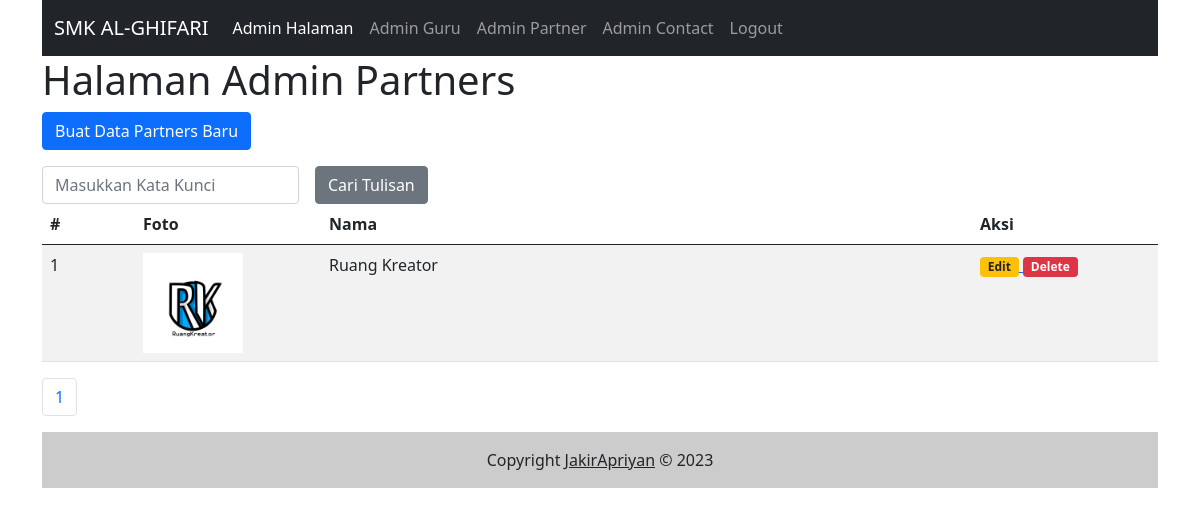
Screenshot of /admin/partners.php with the database file from the repository.
### tables this page shows
CREATE TABLE `partners` (
  `id` int(11) NOT NULL,
  `nama` varchar(255) NOT NULL,
  `foto` varchar(255) NOT NULL,
  `isi` text NOT NULL,
  `tgl_isi` timestamp NOT NULL DEFAULT current_timestamp()
);

### inc/inc_fungsi.php (called while the page is built, shortened)
<?php
function partners_foto($id)
{
    global $koneksi;
    $sql1   = "select * from partners where id = '$id'";
    $q1     = mysqli_query($koneksi, $sql1);
    $r1     = mysqli_fetch_array($q1);
    $foto   = $r1['foto'];
    if ($foto) {
        return $foto;
    } else {
        return '../gambar/logo1.jpg';
    }
}

### admin/partners.php (the view, shortened to what this page needs)
<?php include("inc_header.php") ?>
<?php
$katakunci = (isset($_GET['katakunci'])) ? $_GET['katakunci'] : "";
?>
<h1>Halaman Admin Partners</h1>
<p>
    <a href="partners_input.php">
        <input type="button" class="btn btn-primary" value="Buat Data Partners Baru" />
    </a>
</p>
<form class="row g-3" method="get">
    <div class="col-auto">
        <input type="text" class="form-control" placeholder="Masukkan Kata Kunci" name="katakunci" value="<?php echo $katakunci ?>" />
    </div>
    <div class="col-auto">
        <input type="submit" name="cari" value="Cari Tulisan" class="btn btn-secondary" />
    </div>
</form>
<table class="table table-striped">
    <thead>
        <tr>
            <th class="col-1">#</th>
            <th class="col-2">Foto</th>
            <th>Nama</th>
            <th class="col-2">Aksi</th>
        </tr>
    </thead>
    <tbody>
        <?php
        $sqltambahan = "";
        $per_halaman = 5;
        $sql1   = "select * from partners $sqltambahan";
        $page   = isset($_GET['page']) ? (int)$_GET['page'] : 1;
        $mulai  = ($page > 1) ? ($page * $per_halaman) - $per_halaman : 0;
        $q1     = mysqli_query($koneksi, $sql1);
        $total  = mysqli_num_rows($q1);
        $pages  = ceil($total / $per_halaman);
        $nomor  = $mulai + 1;
        $sql1   = $sql1 . " order by id desc limit $mulai,$per_halaman";
        $q1     = mysqli_query($koneksi, $sql1);
        while ($r1 = mysqli_fetch_array($q1)) {
        ?>
            <tr>
                <td><?php echo $nomor++ ?></td>
                <td><img src="../gambar/<?php echo partners_foto($r1['id']) ?>" style="max-height:100px;max-width:100px" /></td>
                <td><?php echo $r1['nama'] ?></td>
                <td>
                    <a href="partners_input.php?id=<?php echo $r1['id'] ?>">
                        <span class="badge bg-warning text-dark">Edit</span>
                    </a>
                    <a href="partners.php?op=delete&id=<?php echo $r1['id'] ?>" onclick="return confirm('Hapus data?')">
                        <span class="badge bg-danger">Delete</span>
                    </a>
                </td>
            </tr>
        <?php
        }
        ?>
    </tbody>
</table>
<nav aria-label="Page navigation example">
    <ul class="pagination">
        <?php
        $cari = isset($_GET['cari']) ? $_GET['cari'] : "";
        for ($i = 1; $i <= $pages; $i++) {
        ?>
            <li class="page-item">
                <a class="page-link" href="partners.php?katakunci=<?php echo $katakunci ?>&cari=<?php echo $cari ?>&page=<?php echo $i ?>"><?php echo $i ?></a>
            </li>
        <?php
        }
        ?>
    </ul>
</nav>
<?php include("inc_footer.php") ?>

### rows the page displays
partners: id+foto (picture), nama "Ruang Kreator"
